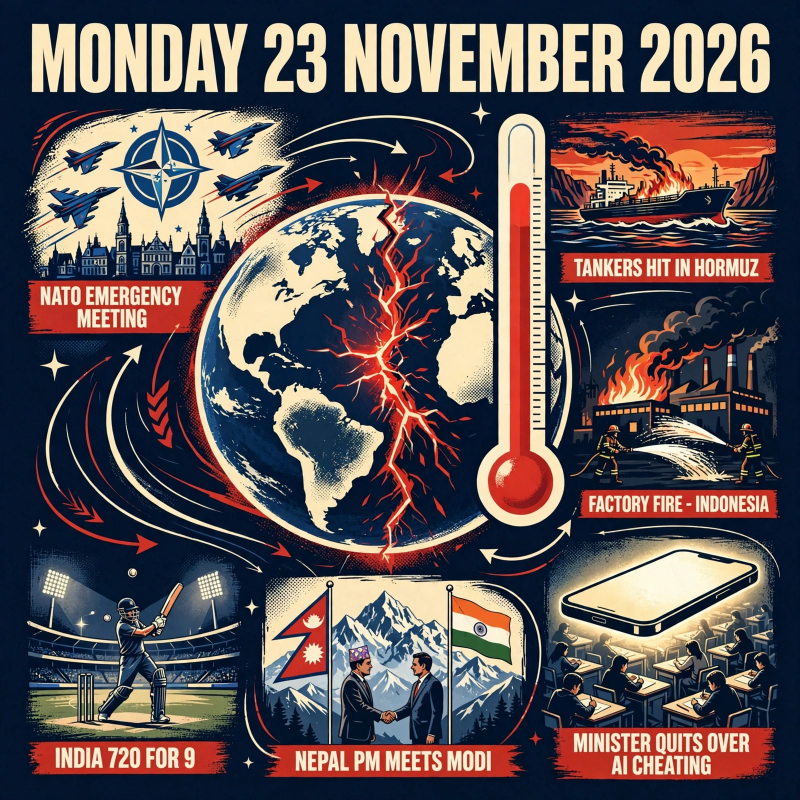
#> input picture candidates/ai_poster_v1.webp, 1600 x 1600 px (shown at 1/2 size); its folder holds only this picture in this run
$ python compose_entry.py
#> lines starting #> are read from the running program, lines starting #| are printed output that depends on the picture
#!/usr/bin/env python3
"""Compose the final entry.png from the AI-illustrated poster.

The poster artwork (candidates/ai_poster_v1.webp, generated in this
session) carries six captioned vignettes but left the central story -
the cracked globe - without its headline. This script:

  1. downscales the artwork to 1024 x 1024,
  2. stamps a crisp headline band across the globe naming the COP31
     story, drawn with a real font so the judge never sees garbled
     text on the lead story,
  3. writes entry.png in whichever encoding fits the 1 MiB gate with
     the best quality (palette PNG preferred, JPEG as fallback).

Build-time only; the grader runs main.py, which copies entry.png.
"""

from pathlib import Path

from PIL import Image, ImageDraw, ImageFont

HERE = Path(__file__).resolve().parent
SOURCE = HERE / "candidates" / "ai_poster_v1.webp"
OUT = HERE / "entry.png"

SANS_BOLD = "/usr/share/fonts/truetype/liberation/LiberationSans-Bold.ttf"
NAVY = (9, 16, 38)
CREAM = (250, 243, 224)
RED = (196, 30, 42)
GATE_BYTES = 1_048_576


def stamp_headline(img: Image.Image) -> Image.Image:
    """Headline band across the lower globe: the COP31 lead story."""
    overlay = Image.new("RGBA", img.size, (0, 0, 0, 0))
    d = ImageDraw.Draw(overlay)
    x0, y0, x1, y1 = 148, 540, 648, 648
    d.rectangle([x0, y0, x1, y1], fill=NAVY + (242,))
    d.rectangle([x0, y0, x1, y0 + 7], fill=RED + (255,))
    f1 = ImageFont.truetype(SANS_BOLD, 41)
    f2 = ImageFont.truetype(SANS_BOLD, 31)
    cx = (x0 + x1) // 2
    d.text((cx, y0 + 20), "COP31 CLIMATE SUMMIT", font=f1, fill=CREAM + (255,),
           anchor="ma")
    d.text((cx, y0 + 70), "ENDS WITH NO PACT - ANTALYA", font=f2,
           fill=(250, 204, 21, 255), anchor="ma")
    return Image.alpha_composite(img.convert("RGBA"), overlay).convert("RGB")


def save_within_gate(img: Image.Image) -> tuple[Path, int, str]:
    """Palette PNG first (crisp flat art); JPEG q90 if PNG is too big."""
    img.save(OUT, format="PNG", optimize=True)
    size = OUT.stat().st_size
    if size <= GATE_BYTES:
        return OUT, size, "PNG"
    quantized = img.quantize(colors=256, method=Image.MEDIANCUT)
    quantized.save(OUT, format="PNG", optimize=True)
    size = OUT.stat().st_size
    if size <= GATE_BYTES:
        return OUT, size, "PNG palette"
    img.save(OUT, format="JPEG", quality=90, optimize=True)
    return OUT, OUT.stat().st_size, "JPEG bytes in entry.png"


def main() -> None:
    art = Image.open(SOURCE).convert("RGB")
#> art is the input picture: PIL image 1600x1600 RGB; mean R, G, B 93, 83.5, 85.7
    art = art.resize((1024, 1024), Image.LANCZOS)
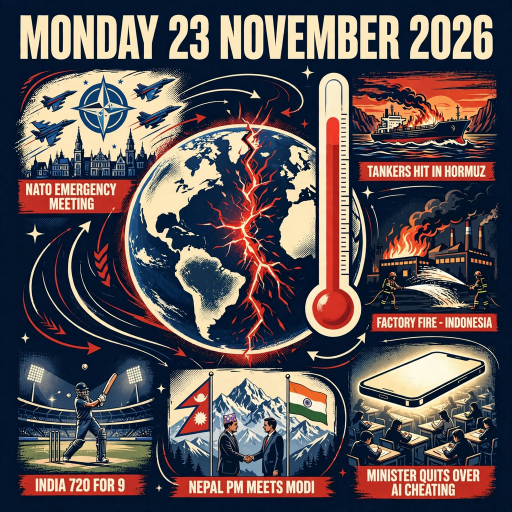
#> art: PIL image 1024x1024 RGB (shown at 1/2 size); mean R, G, B 93, 83.5, 85.7
    composed = stamp_headline(art)
#> in stamp_headline, `overlay = Image.new("RGBA", img.size, (0, 0, 0, 0))`: overlay: PIL image 1024x1024 RGBA; every value is 0
#> in stamp_headline, `return Image.alpha_composite(img.convert("RGBA"), overlay).convert("RG..`:
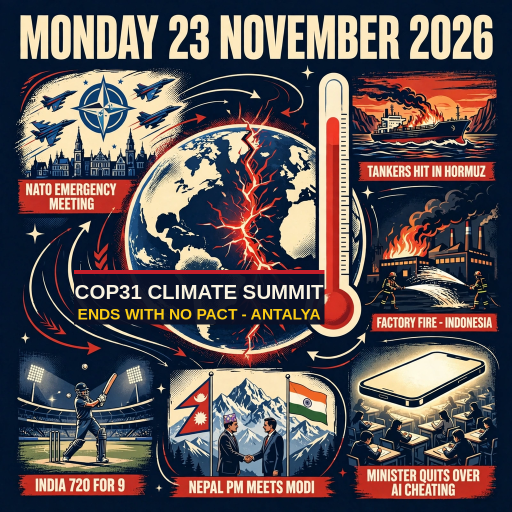
#> returned value: PIL image 1024x1024 RGB (shown at 1/2 size); mean R, G, B 92.9, 83, 84.8
    path, size, kind = save_within_gate(composed)
#> size = 533521; kind = 'PNG palette'
    print(f"wrote {path} as {kind}: {size} bytes (gate {GATE_BYTES})")
#| wrote entry.png as PNG palette: 533521 bytes (gate 1048576)


if __name__ == "__main__":
    main()
